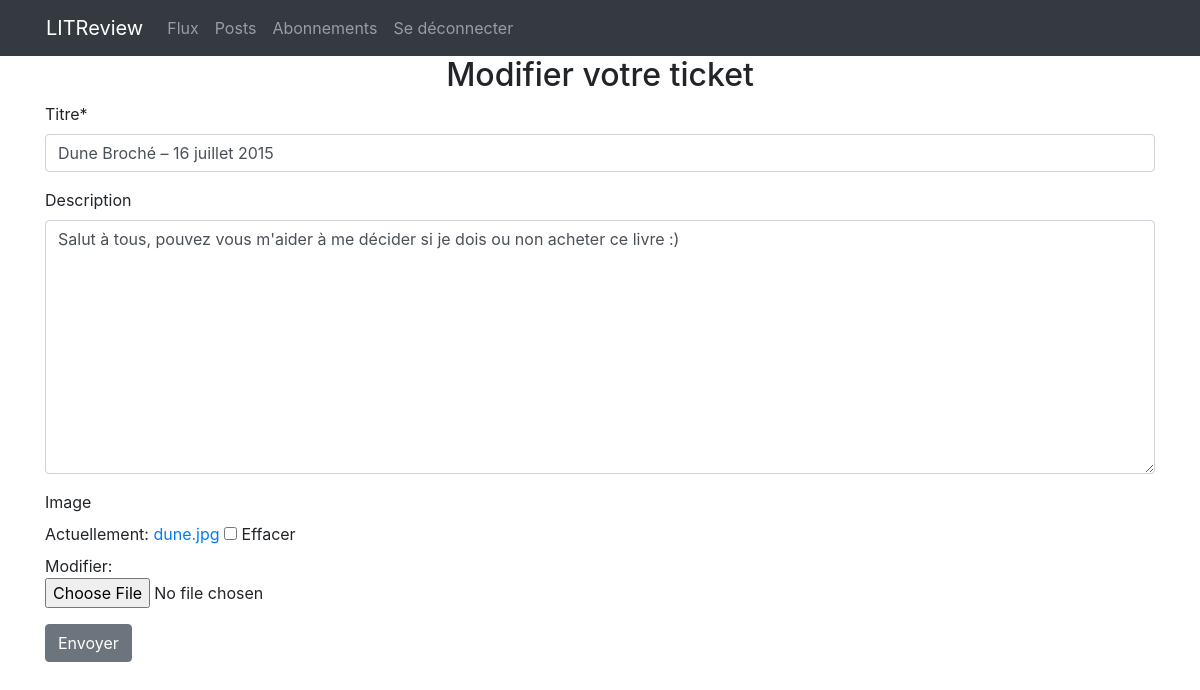
/tickets/1/update/ (signed in), run on the app's committed database.
### tickets/models.py (models this page shows)
class Ticket(models.Model):
    title = models.CharField(max_length=128, verbose_name='titre')
    description = models.TextField(
        max_length=2048, blank=True, verbose_name='description')
    user = models.ForeignKey(
        to=settings.AUTH_USER_MODEL, on_delete=models.CASCADE)
    image = models.ImageField(null=True, blank=True, verbose_name='image')
    time_created = models.DateTimeField(auto_now_add=True)

### tickets/views.py (the view, shortened to what this page needs)
@method_decorator(login_required, name='dispatch')
class TicketUpdateView(UpdateView):
    model = Ticket
    template_name = "tickets/ticket-create-update.html"
    fields = ['title', 'description', 'image']
    def get_context_data(self, **kwargs: Any) -> Dict[str, Any]:
        context = super().get_context_data(**kwargs)
        context['page_title'] = 'Modifier votre ticket'
        context['submit_text'] = 'Envoyer'
        return context

### tickets/templates/tickets/ticket-create-update.html (shortened to what this page needs)
{% extends 'base.html' %}
{% load crispy_forms_tags %}
{% block content %}
    {% include 'partials/nav_bar.html' %}
    <div class="container">
        <div class="row">
            <div class="col text-center">
                <h2>{{page_title}}</h2>
            </div>
        </div>
        <div class="row">
            <div class="col">
                <form method="post" enctype="multipart/form-data">
                    {{ form|crispy }}
                    <input type="submit" class="btn btn-secondary" value={{submit_text}}>
                </form>
            </div>
        </div>
    </div>
{% endblock content %}

### data on the page
Ticket: title "Dune Broché – 16 juillet 2015", description "Salut à tous, pouvez vous m'aider à me décider si je dois ou non acheter ce livre :)"

### other printed values
{{ page_title }} "Modifier votre ticket"
